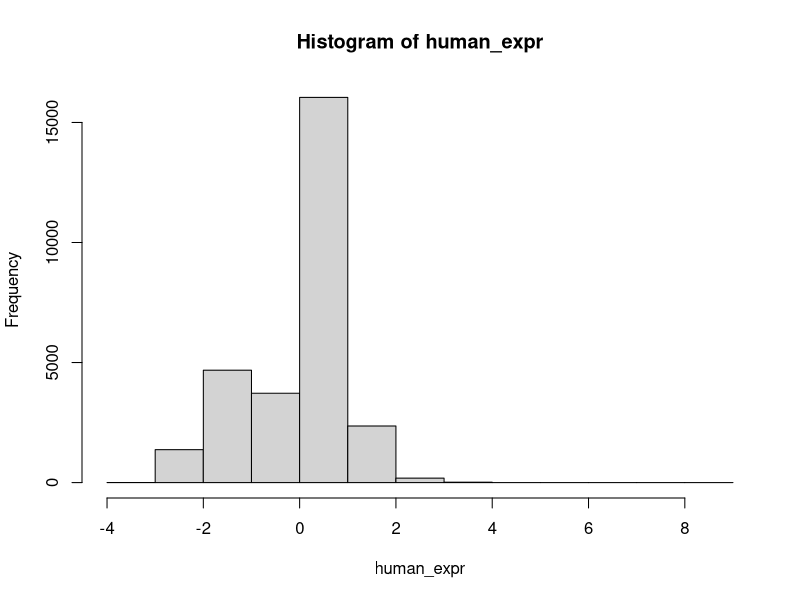
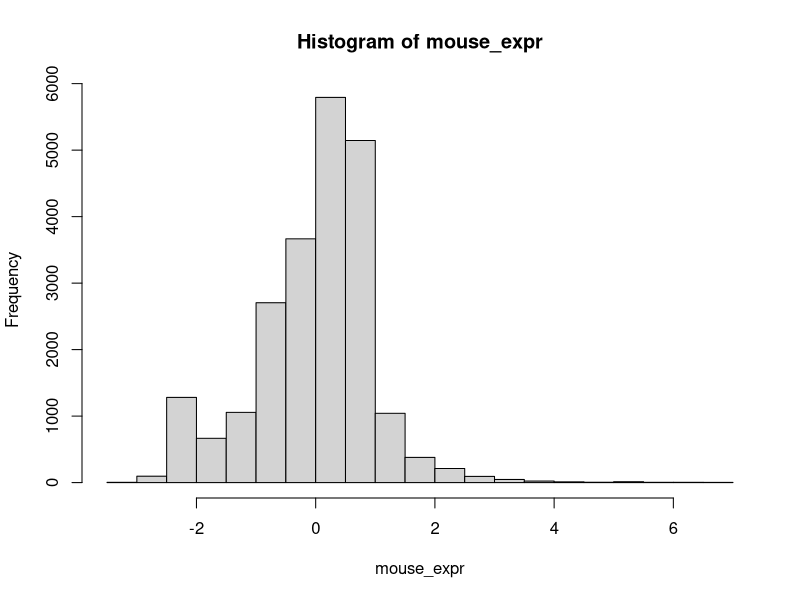

Generate these figures, in order, with R:
library(tidyverse)
library(readxl)

### Load data
human_hiv <- data.table::fread('data/Rv144_Systems_Serology.csv')
colnames(human_hiv)[1] <- 'id'
human_hiv <- human_hiv %>% mutate(trt=ifelse(trt=='PLACEBO',0,1))
human_hiv <-  human_hiv %>% mutate(infect=ifelse(infect=='Yes',0,1))
human_expr <- as.matrix(human_hiv[,12:ncol(human_hiv)])
cols <- colnames(human_expr)
# human_expr <- human_expr - colMeans(human_expr)
human_expr <- scale(human_expr)
hist(human_expr)
data.table::fwrite(human_expr,'data/human_exprs.csv',row.names = T)
data.table::fwrite(human_hiv,'data/human_metadata.csv',row.names = T)

mouse_nhp <- read_excel('data/NHP_trial_1319.xlsx',sheet=1)
mouse_nhp <- mouse_nhp %>% mutate(Vaccine=ifelse(Vaccine=='Sham',0,1))
mouse_nhp <-  mouse_nhp %>% mutate(ProtectBinary=ifelse(ProtectBinary==1,0,1))
mouse_expr <- read_excel('data/NHP_trial_1319.xlsx',sheet=2)
mouse_expr <- as.matrix(mouse_expr)
mouse_expr <- log10(mouse_expr+1)
# mouse_expr <- mouse_expr - colMeans(mouse_expr)
mouse_expr <- scale(mouse_expr)
mouse_expr[is.nan(mouse_expr)] <- 0. 
hist(mouse_expr)
data.table::fwrite(mouse_expr,'data/mouse_exprs.csv',row.names = T)
data.table::fwrite(mouse_nhp,'data/mouse_metadata.csv',row.names = T)

